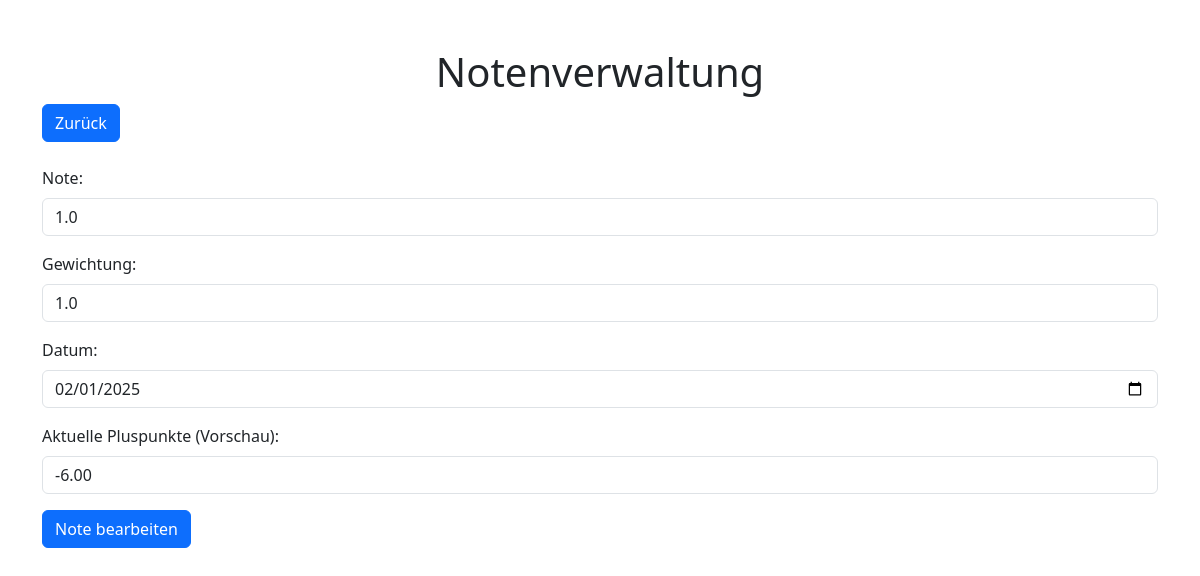
The page /note/edit/2 (signed in) on the database its author committed.
### app.py (models this page shows, shortened)
class Note(db.Model):
    __tablename__ = 'noten'
    id = db.Column(db.Integer, primary_key=True)
    wert = db.Column(db.Float, nullable=False)
    datum = db.Column(db.Date, nullable=False)
    gewichtung = db.Column(db.Float, default=1.0)
    fach_id = db.Column(db.Integer, db.ForeignKey('faecher.id'), nullable=False)
    user_id = db.Column(db.Integer, db.ForeignKey('users.id'), nullable=False)

### app.py (the view, shortened to what this page needs)
@app.route("/<string:type>/<string:action>", methods=["GET", "POST"])
@app.route("/<string:type>/<string:action>/<int:fach_id>", methods=["GET", "POST"])
def handle_item(type, action, fach_id=None):
    if type == "fach":
        item = Fach.query.filter_by(id=fach_id, user_id=current_user.id).first() if fach_id else None
        if fach_id and not item:
            return "Unauthorized", 403
        if request.method == "POST":
            name = request.form['name']
            if action == "add":
                new_fach = Fach(name=name, user_id=current_user.id)
                db.session.add(new_fach)
            elif action == "edit" and item:
                item.name = name
            db.session.commit()
            return redirect(url_for('index'))
        return render_template("handle.html", type="Fach", action=action, data=item)
    elif type == "note":
        item = Note.query.get(fach_id) if fach_id and action == "edit" else None
        fach = Fach.query.get(item.fach_id) if item else Fach.query.get(fach_id)
        if not fach:
            return "Fach nicht gefunden", 404
        if fach.user_id != current_user.id:
            return "Unauthorized", 403
        existing_grades = [note.wert for note in fach.noten] if fach.noten else []
        existing_weights = [note.gewichtung for note in fach.noten] if fach.noten else []
        current_pluspunkte = fach.calculate_pluspunkte()
        note_index = -1
        if type == "note" and action == "edit" and item:
            note_index = next((index for index, note in enumerate(fach.noten) if note.id == item.id), -1)
        return render_template(
            "handle.html",
            type="Note",
            action=action,
            data=item,
            fach_id=fach_id,
            current_pluspunkte=current_pluspunkte,
            existing_grades=existing_grades,
            existing_weights=existing_weights,
            note_index=note_index,
        )

### app.py (called while the page is built)
@login_manager.user_loader
def load_user(user_id):
    return User.query.get(int(user_id))

    def calculate_pluspunkte(self):
        base_grade = 4.0
        total_weighted_sum = 0.0
        total_weight = 0.0
        for note in self.noten:
            total_weighted_sum += note.wert * note.gewichtung
            total_weight += note.gewichtung
        if total_weight == 0:
            return 0.0
        average = total_weighted_sum / total_weight
        rounded_average = int(average * 2 + 0.5) / 2
        if rounded_average >= base_grade:
            return round(rounded_average - base_grade, 2)
        else:
            return -round(base_grade - rounded_average, 2) * 2

### templates/handle.html (shortened to what this page needs)
<!DOCTYPE html>
<html lang="de">
<head>
    <link href="https://cdn.jsdelivr.net/npm/bootstrap@5.3.0-alpha1/dist/css/bootstrap.min.css" rel="stylesheet">
</head>
<body>
    <div class="container mt-5">
        <h1 class="text-center">Notenverwaltung</h1>
        <nav class="mb-4">
            <a class="btn btn-primary" href="/">Zurück</a>
        </nav>
        {% if type == "Note" %}
        <form id="noteForm" method="POST" action="/note/{{ action }}/{{ fach_id }}" class="mt-4">
            <div class="mb-3">
                <label for="wert" class="form-label">Note:</label>
                <input type="number" id="wert" name="wert" class="form-control" step="0.001" min="1" max="6"
                       value="{{ data.wert if data else '' }}" required>
            </div>
            <div class="mb-3">
                <label for="gewichtung" class="form-label">Gewichtung:</label>
                <input type="number" id="gewichtung" name="gewichtung" class="form-control" step="0.001"
                       value="{{ data.gewichtung if data else 1.0 }}" required>
            </div>
            <div class="mb-3">
                <label for="datum" class="form-label">Datum:</label>
                <input type="date" id="datum" name="datum" class="form-control"
                       value="{{ data.datum if data else '' }}" required>
            </div>
            <div class="mb-3">
                <label for="pluspunkte" class="form-label">Aktuelle Pluspunkte (Vorschau):</label>
                <input type="text" id="pluspunkte" class="form-control"
                       value="0.00" readonly>
            </div>
            <button type="submit" class="btn btn-primary">
                {{ "Note bearbeiten" if action == "edit" else "Note hinzufügen" }}
            </button>
        </form>
        {% endif %}
    </div>
</body>
</html>

### rows shown on the page
Note: wert "1.0", gewichtung "1.0", datum "02/01/2025"

### other values the page prints
{{ "Note bearbeiten" if action == "edit" else "Note hinzufügen" }} "Note bearbeiten"
